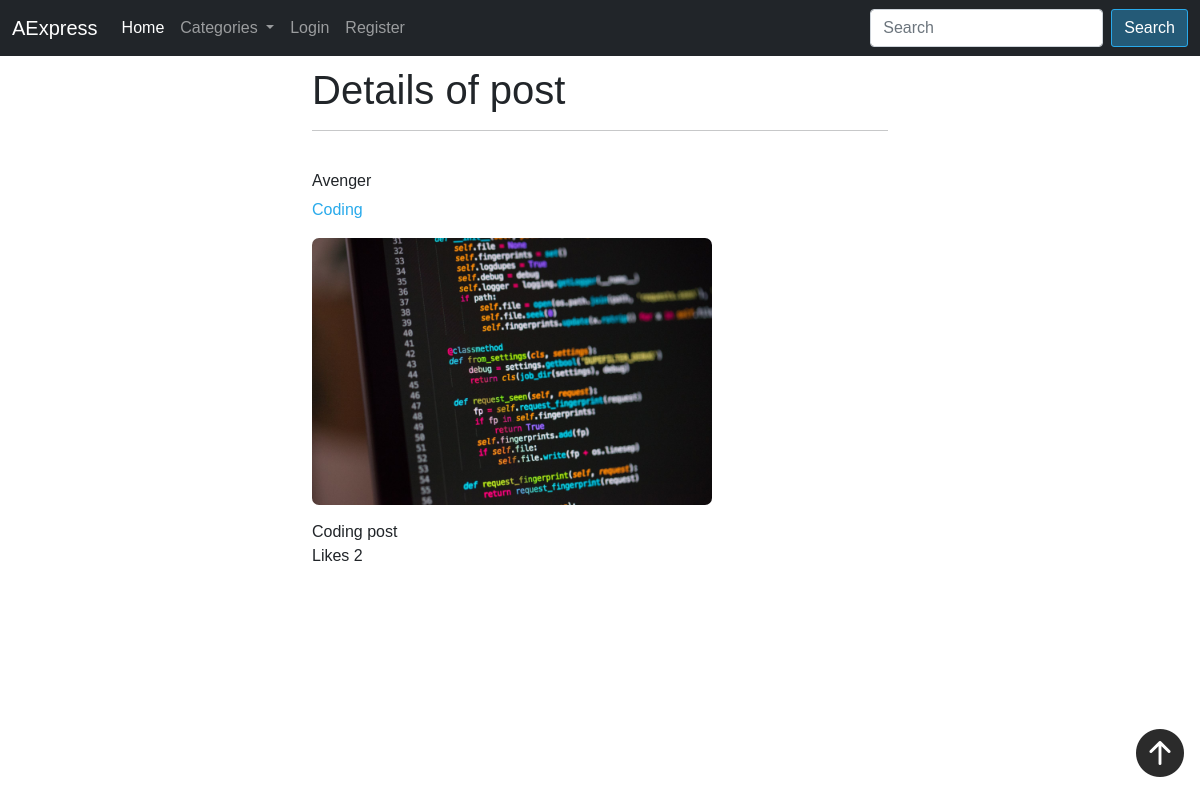
Screenshot of /post-detail/18/ with the database file from the repository.
### mainapp/models.py (models this page shows, shortened)
class Post(models.Model):
    image = models.ImageField(null = True, blank = True,upload_to = "images/", verbose_name='Image')
    category = models.CharField(max_length=100)
    author = models.ForeignKey(User, on_delete=models.CASCADE, null=True, blank=True)
    content = models.TextField(null=True, blank=True, verbose_name='Description')
    likes = models.ManyToManyField(User, related_name = 'blog_posts')
    def total_likes(self):
        return self.likes.count()
    class Meta:
        verbose_name_plural = 'Posts'
        verbose_name = 'Post'
        ordering = ['-id']

### mainapp/views.py (the view)
# urls.py: path('post-detail/<int:pk>/', PostDetailsView.as_view(), name = 'detailview'),
class PostDetailsView(DetailView):
    model = Post
    template_name = 'mainapp/details.html'
    def get_context_data(self,*args,**kwargs):
        context = super(PostDetailsView, self).get_context_data(*args, **kwargs)
        stuff = get_object_or_404(Post, id = self.kwargs['pk'])
        total_likes = stuff.total_likes()
        context['total_likes'] = total_likes
        cat_menu = Category.objects.all()
        context["cat_menu"] = cat_menu
        return context

### mainapp/models.py (called while the page is built)
    def __str__(self):
        return str(self.name)

### mainapp/templates/mainapp/details.html (shortened to what this page needs)
{% extends 'mainapp/base.html' %}
{% block content %}
        <h1>Details of post</h1>
        <hr><br>
        <h6>{{ post.author }}</h6>
        <a href = "{% url 'category' post.category %}" class = "category-link"><p>{{ post.category }}</p></a>
        {% if post.image %}
                <img class="detail-img" src="{{post.image.url}}">
        {% endif %}
        <p class="post-text">{{ post.content }}</p>
        Likes {{ total_likes }}
{% endblock %}

### mainapp/static/main/css/main.css (style rules this page uses)
body { font-family: Arial, Helvetica, sans-serif; }
h1 { margin-bottom: 0px; padding-top: 10px; }
.post-text { margin: 0px; margin: 15px 0px 0px 0px; }
.category-link { color: rgb(41, 170, 235); text-decoration: none; }
.detail-img { width: 400px; border-radius: 7px; }

### rows the page displays
Post: author "Avenger", category "Coding", image (picture), content "Coding post"

### other values shown
{{ total_likes }} "2"
